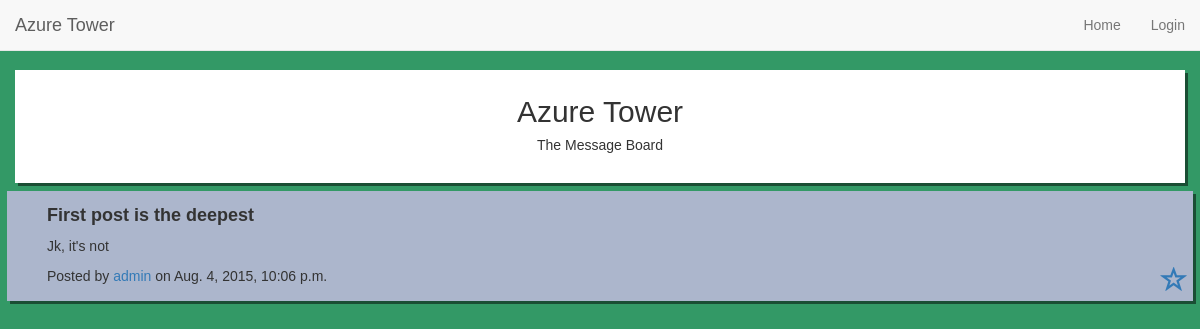
The app's page /message/1/ with its own data.
### main/models.py (models this page shows, shortened)
class Message(models.Model):
    title = models.CharField(max_length=255, default="i can't think of a title")
    text = models.TextField()
    author = models.ForeignKey(User)
    date_posted = models.DateTimeField(auto_now_add=True)
    favorite = models.ManyToManyField(User, related_name='favorites', blank=True)

### main/views.py (the view)
# urls.py: url(r'^message/(?P<id>[0-9]+)/$', 'main.views.edit_message', name='edit_message'),
def edit_message(request, id):
    if request.method == 'DELETE':
        if request.user.is_superuser or is_admin(request.user):
            Message.objects.get(id=id).delete()
            return HttpResponse(status=204)
        else:
            return HttpResponse(status=401)
    elif request.method == 'GET':
        message = Message.objects.get(id=id)
        return render(request, 'message.html', {'message': message})

### main/templates/message.html (shortened to what this page needs)
{% extends 'base.html' %}
{% load staticfiles %}
{% block content %}
    <div data-message-id='{{ message.id }}' class="message">
        <h4 class="message-title">
            {{ message.title }}
        </h4>
        <p class="message-text">
            {{ message.text }}
        </p>
        <p class="message-date">Posted by <a href="#">{{ message.author.username }}</a> on {{ message.date_posted }}
            <a class='favorite-message-link'><span class='glyphicon glyphicon-star-empty'></span></a>
        </p>
    </div>
{% endblock content %}

### main/static/css/message_board.css (style rules this page uses)
body { font-family: 'Consolas', 'Arial', sans-sarif; background-color: #339966; margin-bottom: 50px; }
.message span { font-size: 20pt; float: right; }
.message { padding: 5px; padding-left: 40px; background-color: #acb6cc; -webkit-box-shadow: 3px 3px 0px 0px rgba(0,0,0,0.49); -moz-box-shadow: 3px 3px 0px 0px rgba(0,0,0,0.49); box-shadow: 3px 3px 0px 0px rgba(0,0,0,0.49); margin: 7px; }
.message-title { font-weight: bold; }

### records on screen
Message: title "First post is the deepest", text "Jk, it's not", author.username "admin", date_posted "Aug. 4, 2015, 10:06 p.m."
